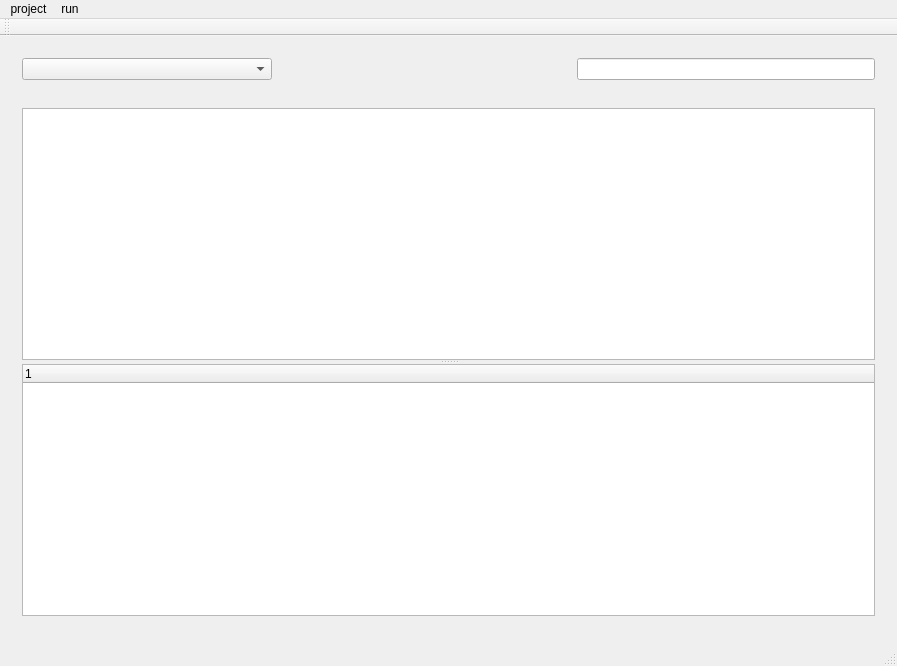
<?xml version="1.0" encoding="UTF-8"?>
<ui version="4.0">
 <class>MainWindow</class>
 <widget class="QMainWindow" name="MainWindow">
  <property name="geometry">
   <rect>
    <x>0</x>
    <y>0</y>
    <width>897</width>
    <height>666</height>
   </rect>
  </property>
  <property name="windowTitle">
   <string>MainWindow</string>
  </property>
  <widget class="QWidget" name="centralWidget">
   <layout class="QVBoxLayout" name="verticalLayout_2">
    <item>
     <widget class="QWidget" name="widget" native="true">
      <layout class="QHBoxLayout" name="horizontalLayout">
       <item>
        <widget class="QComboBox" name="comboBox">
         <property name="minimumSize">
          <size>
           <width>250</width>
           <height>0</height>
          </size>
         </property>
        </widget>
       </item>
       <item>
        <spacer name="horizontalSpacer">
         <property name="orientation">
          <enum>Qt::Horizontal</enum>
         </property>
         <property name="sizeHint" stdset="0">
          <size>
           <width>40</width>
           <height>20</height>
          </size>
         </property>
        </spacer>
       </item>
       <item>
        <widget class="QLineEdit" name="lineEdit"/>
       </item>
      </layout>
     </widget>
    </item>
    <item>
     <widget class="QWidget" name="widget_3" native="true">
      <layout class="QVBoxLayout" name="verticalLayout">
       <item>
        <widget class="QSplitter" name="splitter_2">
         <property name="orientation">
          <enum>Qt::Vertical</enum>
         </property>
         <widget class="QTableWidget" name="tableWidget_2"/>
         <widget class="QTreeWidget" name="treeWidget_2">
          <column>
           <property name="text">
            <string notr="true">1</string>
           </property>
          </column>
         </widget>
        </widget>
       </item>
      </layout>
     </widget>
    </item>
    <item>
     <widget class="QWidget" name="widget_2" native="true">
      <widget class="QSplitter" name="splitter">
       <property name="geometry">
        <rect>
         <x>-60</x>
         <y>-50</y>
         <width>256</width>
         <height>384</height>
        </rect>
       </property>
       <property name="orientation">
        <enum>Qt::Vertical</enum>
       </property>
       <widget class="QTableWidget" name="tableWidget"/>
       <widget class="QTreeWidget" name="treeWidget">
        <column>
         <property name="text">
          <string notr="true">1</string>
         </property>
        </column>
       </widget>
      </widget>
     </widget>
    </item>
   </layout>
   <zorder>widget</zorder>
   <zorder>widget_2</zorder>
   <zorder>splitter</zorder>
   <zorder>widget_3</zorder>
  </widget>
  <widget class="QMenuBar" name="menuBar">
   <property name="geometry">
    <rect>
     <x>0</x>
     <y>0</y>
     <width>897</width>
     <height>23</height>
    </rect>
   </property>
   <widget class="QMenu" name="menuproject">
    <property name="title">
     <string>project</string>
    </property>
   </widget>
   <widget class="QMenu" name="menurun">
    <property name="title">
     <string>run</string>
    </property>
    <addaction name="actionrun_and_stop"/>
    <addaction name="actionclear"/>
   </widget>
   <addaction name="menuproject"/>
   <addaction name="menurun"/>
  </widget>
  <widget class="QToolBar" name="mainToolBar">
   <attribute name="toolBarArea">
    <enum>TopToolBarArea</enum>
   </attribute>
   <attribute name="toolBarBreak">
    <bool>false</bool>
   </attribute>
  </widget>
  <widget class="QStatusBar" name="statusBar"/>
  <action name="actionrun_and_stop">
   <property name="icon">
    <iconset resource="src.qrc">
     <normaloff>:/start.png</normaloff>:/start.png</iconset>
   </property>
   <property name="text">
    <string>run and stop</string>
   </property>
  </action>
  <action name="actionclear">
   <property name="icon">
    <iconset resource="src.qrc">
     <normaloff>:/empty.png</normaloff>:/empty.png</iconset>
   </property>
   <property name="text">
    <string>clear</string>
   </property>
  </action>
 </widget>
 <layoutdefault spacing="6" margin="11"/>
 <resources>
  <include location="src.qrc"/>
 </resources>
 <connections/>
</ui>
